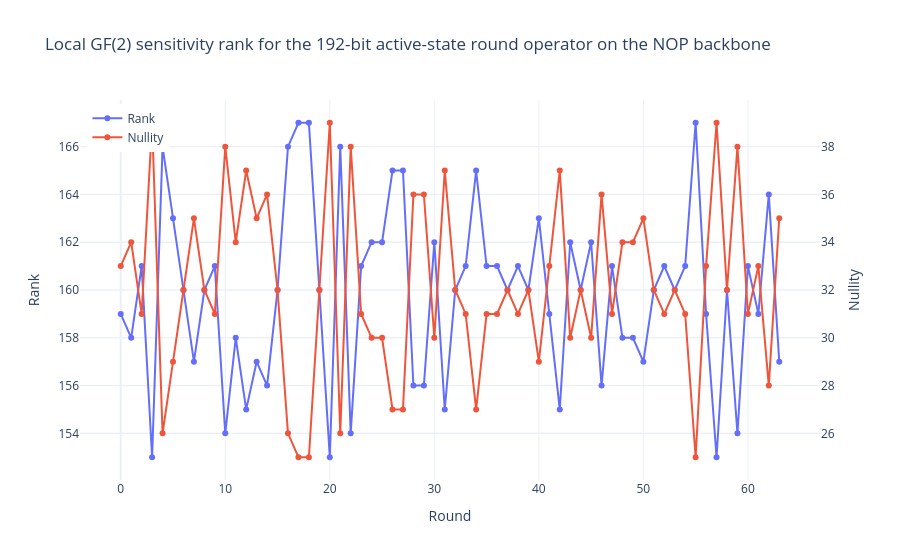

The code cell stored with this chart in its notebook:
### Code cell
fig = go.Figure()
fig.add_trace(go.Scatter(x=rank_df["round"], y=rank_df["rank"], mode="lines+markers", name="Rank"))
fig.add_trace(go.Scatter(x=rank_df["round"], y=rank_df["nullity"], mode="lines+markers", name="Nullity", yaxis="y2"))
fig.update_layout(
    title="Local GF(2) sensitivity rank for the 192-bit active-state round operator on the NOP backbone",
    template="plotly_white",
    xaxis_title="Round",
    yaxis=dict(title="Rank"),
    yaxis2=dict(title="Nullity", overlaying="y", side="right"),
    legend=dict(x=0.01, y=0.99),
)
fig.show()

### Figure 1 — Plotly figure (JSON) as saved in the notebook; plotly's stock layout.template omitted (floating-point values rounded to 4 significant figures)
{"data": [{"mode": "lines+markers", "name": "Rank", "type": "scatter", "x": [0, 1, 2, 3, 4, 5, 6, 7, 8, 9, 10, 11, 12, 13, 14, 15, 16, 17, 18, 19, 20, 21, 22, 23, 24, 25, 26, 27, 28, 29, 30, 31, 32, 33, 34, 35, 36, 37, 38, 39, 40, 41, 42, 43, 44, 45, 46, 47, 48, 49, 50, 51, 52, 53, 54, 55, 56, 57, 58, 59, 60, 61, 62, 63], "y": [159, 158, 161, 153, 166, 163, 160, 157, 160, 161, 154, 158, 155, 157, 156, 160, 166, 167, 167, 160, 153, 166, 154, 161, 162, 162, 165, 165, 156, 156, 162, 155, 160, 161, 165, 161, 161, 160, 161, 160, 163, 159, 155, 162, 160, 162, 156, 161, 158, 158, 157, 160, 161, 160, 161, 167, 159, 153, 160, 154, 161, 159, 164, 157]}, {"mode": "lines+markers", "name": "Nullity", "type": "scatter", "x": [0, 1, 2, 3, 4, 5, 6, 7, 8, 9, 10, 11, 12, 13, 14, 15, 16, 17, 18, 19, 20, 21, 22, 23, 24, 25, 26, 27, 28, 29, 30, 31, 32, 33, 34, 35, 36, 37, 38, 39, 40, 41, 42, 43, 44, 45, 46, 47, 48, 49, 50, 51, 52, 53, 54, 55, 56, 57, 58, 59, 60, 61, 62, 63], "y": [33, 34, 31, 39, 26, 29, 32, 35, 32, 31, 38, 34, 37, 35, 36, 32, 26, 25, 25, 32, 39, 26, 38, 31, 30, 30, 27, 27, 36, 36, 30, 37, 32, 31, 27, 31, 31, 32, 31, 32, 29, 33, 37, 30, 32, 30, 36, 31, 34, 34, 35, 32, 31, 32, 31, 25, 33, 39, 32, 38, 31, 33, 28, 35], "yaxis": "y2"}], "layout": {"legend": {"x": 0.01, "y": 0.99}, "title": {"text": "Local GF(2) sensitivity rank for the 192-bit active-state round operator on the NOP backbone"}, "xaxis": {"title": {"text": "Round"}}, "yaxis": {"title": {"text": "Rank"}}, "yaxis2": {"overlaying": "y", "side": "right", "title": {"text": "Nullity"}}}}
